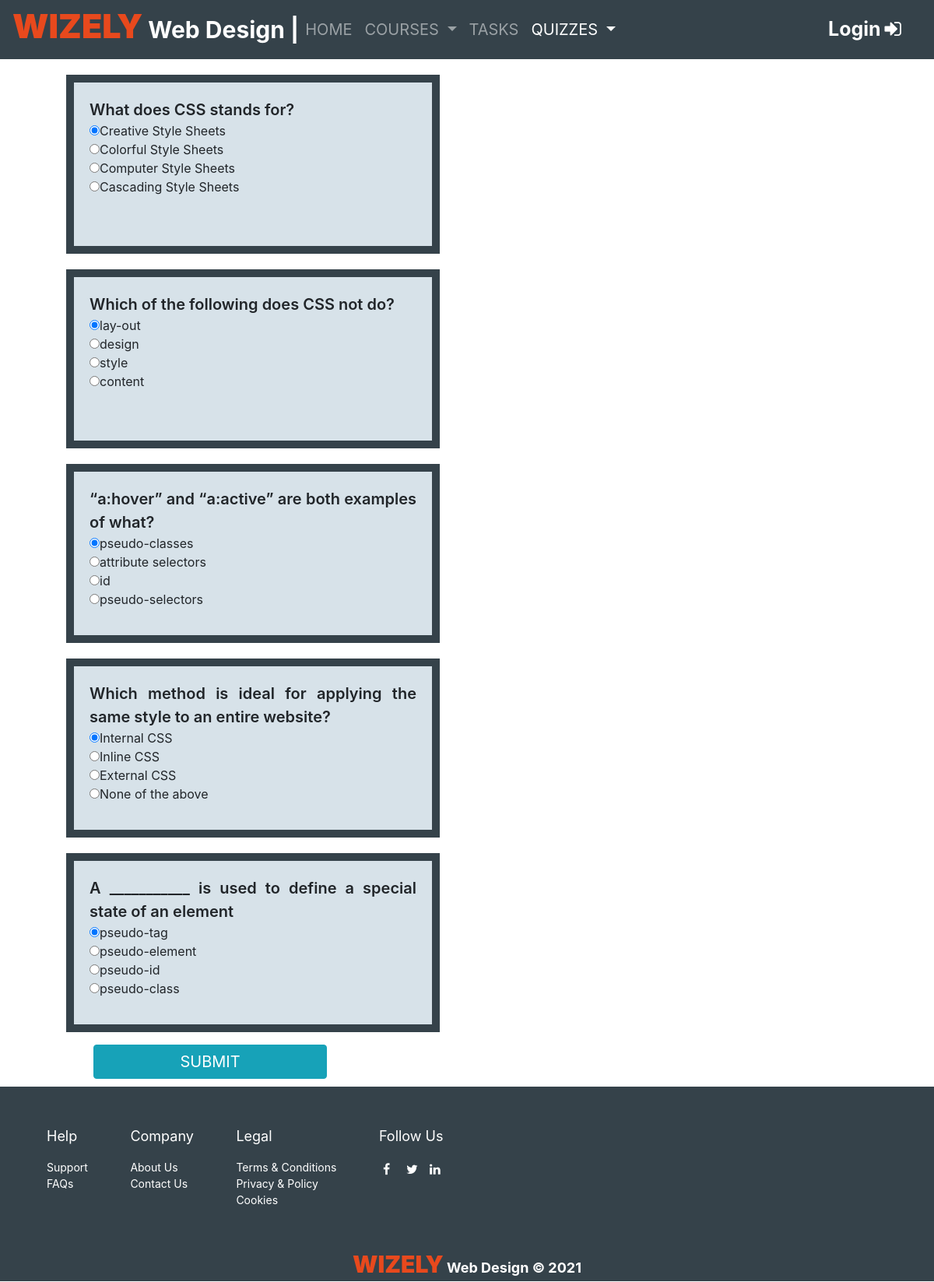
The app's page /CSS_Quiz.php with its own data.
### tables this page shows
CREATE TABLE `quizzes` (
  `qid` int(11) NOT NULL,
  `category` varchar(255) NOT NULL,
  `question` varchar(255) NOT NULL,
  `option1` varchar(255) NOT NULL,
  `option2` varchar(255) NOT NULL,
  `option3` varchar(255) NOT NULL,
  `option4` varchar(255) NOT NULL,
  `answer` varchar(255) NOT NULL
);

### CSS_Quiz.php (the view, shortened to what this page needs)
<?php
include("config.php");
?>
<!DOCTYPE html>
<html lang="en">
<head>
	<link rel="stylesheet" href="CSS/quizzes.css">
	<link rel="stylesheet" type="text/css" href="bootstrap/bootstrap.css">
	<link rel="stylesheet" href="https://cdnjs.cloudflare.com/ajax/libs/font-awesome/4.7.0/css/font-awesome.min.css">
</head>
<body>
	<nav class="navbar navbar-expand-lg navbar-dark" style="background: #35424a;">
		<div class="collapse navbar-collapse" id="navbarNavDropdown">
			<h1 style="font-weight:bolder; font-size:30px; color:white">
				<span style="color:#e8491d; font-weight:bolder; font-size:43px">WIZELY</span>
				Web Design |
			</h1>
			<ul class="navbar-nav" style="font-size: 20px;">
				<li class="nav-item">
					<a class="nav-link" href="index.php">HOME <span class="sr-only">(current)</span></a>
				</li>
				<li class="nav-item dropdown">
					<a class="nav-link dropdown-toggle" href="#" id="navbarDropdownMenuLink" data-toggle="dropdown" aria-haspopup="true" aria-expanded="false">
						COURSES
					</a>
				</li>
				<li class="nav-item">
					<?php if (empty($user_check)) { ?>
						<a class="nav-link" href="LoginPage.php">TASKS</a>
					<?php } ?>
				</li>
				<li class="nav-item active dropdown">
					<a class="nav-link dropdown-toggle" href="#" id="navbarDropdownMenuLink" data-toggle="dropdown" aria-haspopup="true" aria-expanded="false">
						QUIZZES
					</a>
				</li>
			</ul>
		</div>
		<nav>
			<div class="btn-group">
				<?php if (empty($user_check)) { ?>
					<a href="LoginPage.php" class="login">Login<i class="fa fa-sign-in" aria-hidden="true"></i></a>
				<?php } ?>
			</div>
		</nav>
	</nav>
	<form action="" method="POST">
		<?php
		$sql = "SELECT * FROM quizzes WHERE category='CSS Quiz'";
		$stmt = $conn->query($sql);
		while ($row = $stmt->fetch(PDO::FETCH_ASSOC)) {
		?>
			<div class="form-group">
				<li><?php echo $row['question']; ?></li>
				<input type="radio" value="<?php echo $row['option1']; ?>" name="num[<?php echo $row['qid']; ?>]" checked><?php echo $row['option1']; ?><br>
				<input type="radio" value="<?php echo $row['option2']; ?>" name="num[<?php echo $row['qid']; ?>]"><?php echo $row['option2']; ?><br>
				<input type="radio" value="<?php echo $row['option3']; ?>" name="num[<?php echo $row['qid']; ?>]"><?php echo $row['option3']; ?><br>
				<input type="radio" value="<?php echo $row['option4']; ?>" name="num[<?php echo $row['qid']; ?>]"><?php echo $row['option4']; ?><br>
			</div>
		<?php } ?>
		<?php if (empty($user_check)) { ?>
			<form class="form-inline my-2 my-lg-0">
				<a type="button" class="btn btn-info w-25" href="LoginPage.php" style="font-size: 20px; margin-left:10%">SUBMIT</a>
			</form>
		<?php } ?>
	</form>
	<footer>
		<section>
			<p>Help</p>
			<ul>
				<li><a href="">Support</a></li>
				<li><a href="">FAQs</a></li>
			</ul>
		</section>
		<section>
			<p>Company</p>
			<ul>
				<li><a href="">About Us</a></li>
				<li><a href="">Contact Us</a></li>
			</ul>
		</section>
		<section>
			<p>Legal</p>
			<ul>
				<li><a href="">Terms & Conditions</a></li>
				<li><a href="">Privacy & Policy</a></li>
				<li><a href="">Cookies</a></li>
			</ul>
		</section>
		<section>
			<p>Follow Us</p>
			<a href="#" class="fa fa-facebook" title="Facebook"></a>
			<a href="#" class="fa fa-twitter" title="Twitter"></a>
			<a href="#" class="fa fa-linkedin" title="LinkedIn"></a>
		</section>
		<div>
			<p><span>WIZELY</span> Web Design &copy; 2021</p>
		</div>
	</footer>
</body>
</html>

### CSS/quizzes.css (style rules this page uses)
.btn-group { width: 300px; }
.login { color: #ffffff; margin-left: 180px; font-size: 25px; text-decoration: none; font-weight: bold; }
form li { list-style: none; font-size: 20px; font-weight: 600; }
form div { display: block; background-color: #d7e2e9; text-align: justify; width: 40%; height: 230px; margin: 20px 85px; padding: 20px; border: #35424a solid 10px; }
footer { padding: 20px; margin-top: 10px; height: 250px; background-color: #35424a; }
footer section { text-align: justify; display: inline-block; margin-left: 30px; margin-top: 20px; padding: 10px; color: #ffffff; }
footer section ul { list-style: none; margin-top: 10px; padding: 0; }
footer section p { font-size: 18px; }
footer section a { float: left; text-decoration: none; color: #ffffff; font-size: 14px; }
footer div { margin-top: 40px; display: block; text-align: center; color: white; }
footer div p { color: #ffffff; font-weight: bolder; font-size: 18px; }
footer div p span { color: #e8491d; font-weight: bolder; font-size: 30px; }
.fa { padding: auto; font-size: 30px; width: 20px; height: 20px; text-decoration: none; margin: 5px 5px; color: white; }

### records on screen
quizzes: question "What does CSS stands for?", option1 "Creative Style Sheets", option2 "Colorful Style Sheets", option3 "Computer Style Sheets", option4 "Cascading Style Sheets"
quizzes: question "Which of the following does CSS not do?", option1 "lay-out", option2 "design", option3 "style", option4 "content"
quizzes: question "“a:hover” and “a:active” are both examples of what?", option1 "pseudo-classes", option2 "attribute selectors", option3 "id", option4 "pseudo-selectors"
quizzes: question "Which method is ideal for applying the same style to an entire website?", option1 "Internal CSS", option2 "Inline CSS", option3 "External CSS", option4 "None of the above"
quizzes: question "A ___________ is used to define a special state of an element", option1 "pseudo-tag", option2 "pseudo-element", option3 "pseudo-id", option4 "pseudo-class"
